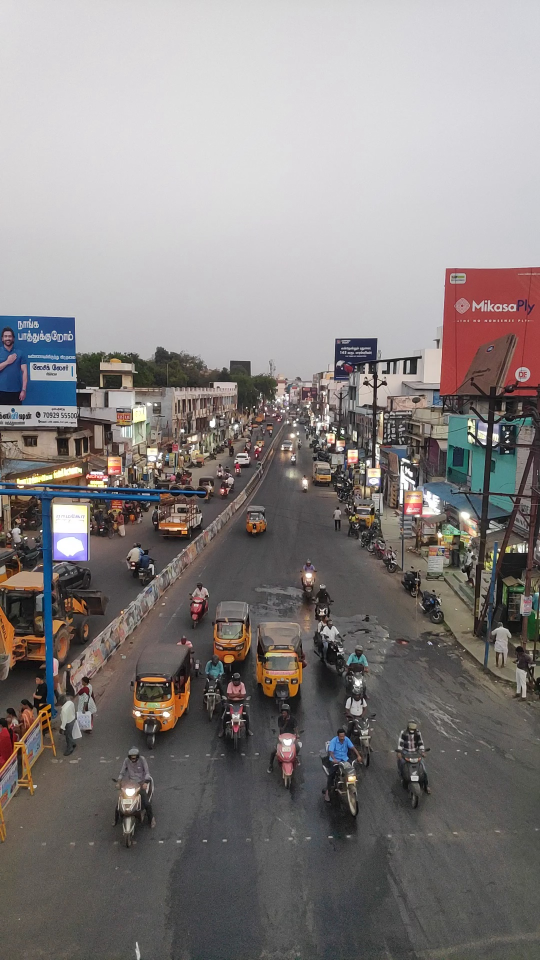
#> input picture Images/01/0.jpg, 1080 x 1920 px, given in place of 01.mp4, which was not available (shown at 1/2 size)
$ python main.py
#> lines starting #> are read from the running program, lines starting #| are printed output that depends on the picture; after the words box and inside, x2 and y2 are one past the last pixel; in counts of white or black regions, pixels touching at a corner belong together; pictures that were not available may be replaced by others from this repository, and a replacement may not be noted
import cv2 as cv
import numpy as np
import matplotlib.pyplot as plt
import os
from datetime import datetime

def contours_detector(img):
    gray = cv.cvtColor(img, cv.COLOR_BGR2GRAY)
    blank = np.zeros(img.shape[:2], dtype='uint8')
    blurred_image = cv.GaussianBlur(gray, (5, 5), 0)

    edges = cv.Canny(blurred_image, 50, 150)

    contours, hierarchy = cv.findContours(edges, cv.RETR_LIST, cv.CHAIN_APPROX_SIMPLE)
    count = len(contours)
    area = [cv.contourArea(contour) for contour in contours]

    vehicle_contours = [cnt for cnt in contours if 600 < cv.contourArea(cnt) < 1400]
    vehicle_count = len(vehicle_contours)

    cv.drawContours(blank, contours, -1, (255), thickness=2)
    blank = cv.dilate(blank, (3,3), iterations=1)

    return blank, vehicle_count, count

def crop_image(image, top, left, right):
  polygon = np.array([[0, image.shape[0]], [left[0], left[1]], [top[0], top[1]], [right[0], right[1]], [image.shape[1],image.shape[0]]],  np.int32)
  polygon = polygon.reshape((-1, 1, 2))

  mask = np.zeros(image.shape[:2], dtype=np.uint8)
  cv.fillPoly(mask, [polygon], 255)

  masked_image = cv.bitwise_and(image, image, mask=mask)

  x, y, w, h = cv.boundingRect(polygon)
  cropped_image = masked_image[y:y+h, x:x+w]

  return cropped_image

video_path = 'Videos\\01.mp4'
cap = cv.VideoCapture(video_path)

if not cap.isOpened():
    print("Error: Could not open video.")
    exit()

fps = cap.get(cv.CAP_PROP_FPS)
frame_interval = int(fps * 0.1)

vehicle_counts = []
timestamps = []

frame_count = 0
while cap.isOpened():
    ret, frame = cap.read()
#> frame is the input picture: shape (1920, 1080, 3); mean B, G, R 129.7, 130.5, 135.5
    if not ret:
        break

    if frame_count % frame_interval == 0:
      current_time = datetime.now().strftime('%H:%M:%S')
      timestamps.append(current_time)

      top = (538, 891)
      right = (1079, 1491)
      left = (0, 1727)
    #   frame = cv.line(frame, (top[0], top[1]), (left[0], left[1]), (0, 255, 0), 10)
    #   frame = cv.line(frame, (top[0], top[1]), (right[0], right[1]), (0, 255, 0), 10)

      cropped_image = crop_image(frame, top, left, right)
#> in crop_image, `cv.fillPoly(mask, [polygon], 255)`:
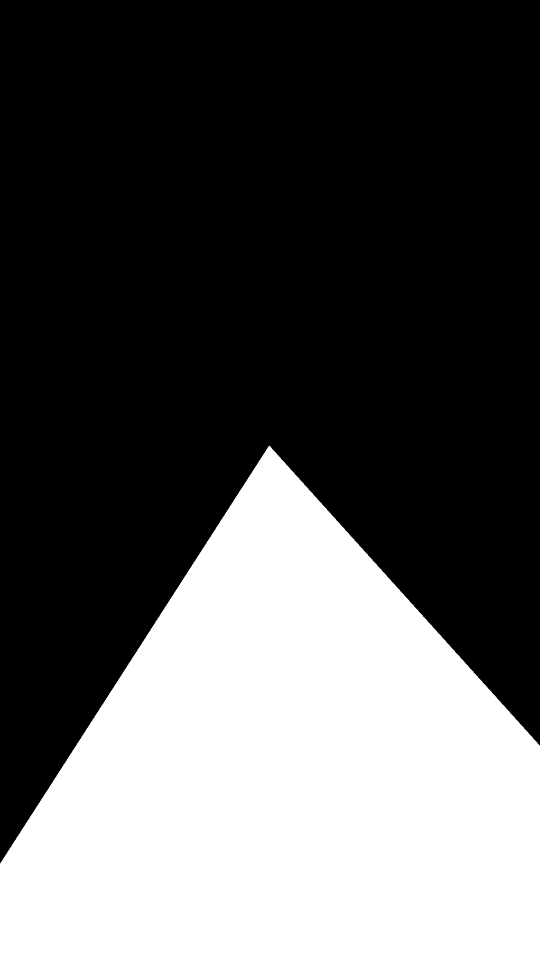
#> mask: shape (1920, 1080) (shown at 1/2 size); 34.9% white; 1 white region, box (x1, y1, x2, y2) and area: (0, 891, 1080, 1920) 723597
#> in crop_image, `masked_image = cv.bitwise_and(image, image, mask=mask)`:
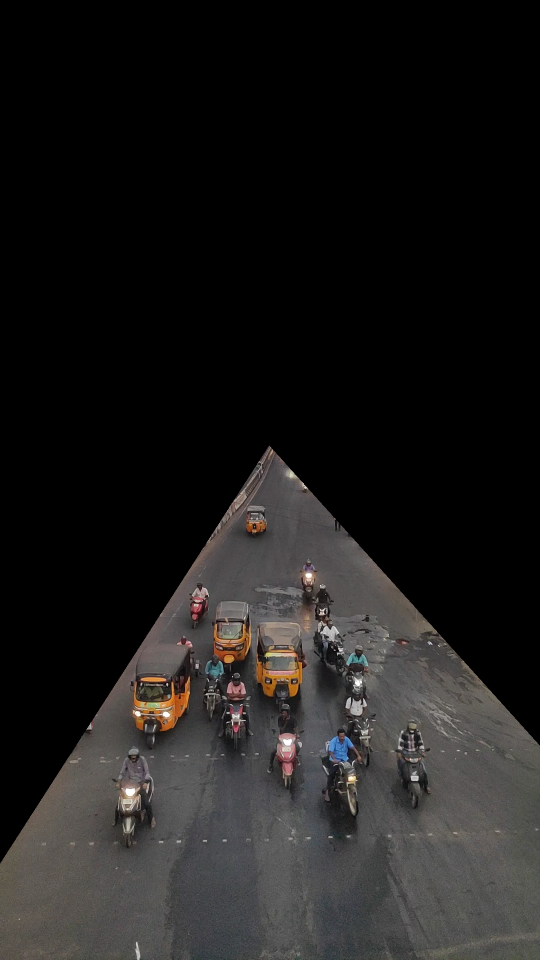
#> masked_image: shape (1920, 1080, 3) (shown at 1/2 size); mean B, G, R 27.4, 28.2, 29.4
      blank, vehicle_count, count = contours_detector(cropped_image)
#> in contours_detector, `gray = cv.cvtColor(img, cv.COLOR_BGR2GRAY)`:
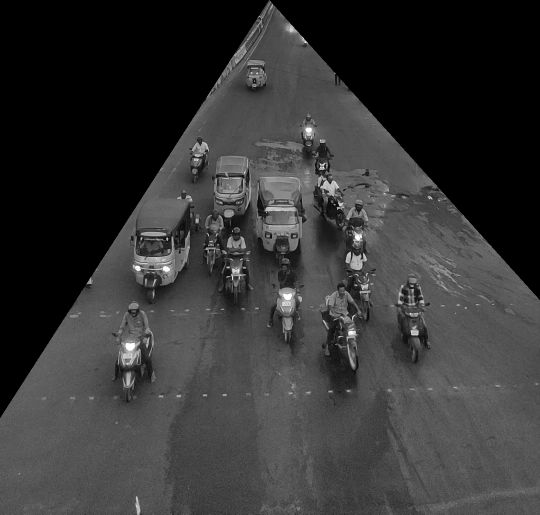
#> gray: shape (1029, 1080) (shown at 1/2 size); min 0, max 255, mean 53.1
#> in contours_detector, `edges = cv.Canny(blurred_image, 50, 150)`:
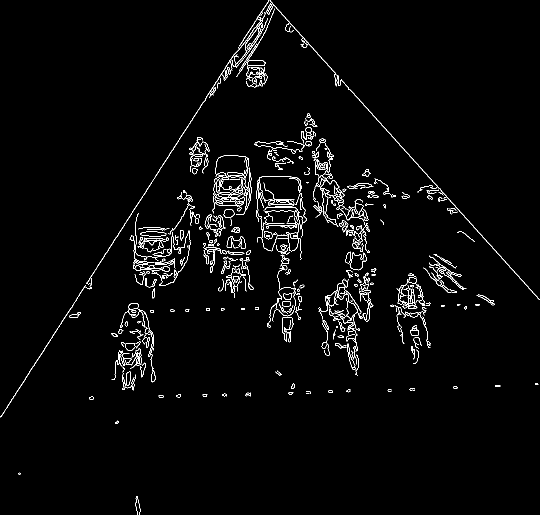
#> edges: shape (1029, 1080) (shown at 1/2 size); 2.3% white in thin lines or dots
#> in contours_detector, `contours, hierarchy = cv.findContours(edges, cv.RETR_LIST, cv.CHAIN_AP..`: contours = 584 contours, 372 with area under 20; largest, box (x1, y1, x2, y2) and area: (626, 350, 692, 454) 747, (700, 505, 734, 541) 720, (700, 505, 734, 541) 693, (172, 0, 542, 570) 559, (641, 376, 673, 450) 462
#> in contours_detector, `count = len(contours)`: count = 584
#> in contours_detector, `area = [cv.contourArea(contour) for contour in contours]`: area = 584 values, max 747 at index 489, min 0 at index 27, mean 38.06
#> in contours_detector, `vehicle_contours = [cnt for cnt in contours if 600 < cv.contourArea(cn..`: vehicle_contours = 3 contours; box (x1, y1, x2, y2) and area: (626, 350, 692, 454) 747, (700, 505, 734, 541) 720, (700, 505, 734, 541) 693
#> in contours_detector, `vehicle_count = len(vehicle_contours)`: vehicle_count = 3
#> in contours_detector, `cv.drawContours(blank, contours, -1, (255), thickness=2)`: blank: shape (1029, 1080); 7% white; 90 white regions, largest, box (x1, y1, x2, y2) and area: (0, 0, 1080, 836) 13791, (511, 351, 615, 686) 9789, (623, 276, 741, 542) 7751
#> in contours_detector, `blank = cv.dilate(blank, (3,3), iterations=1)`:
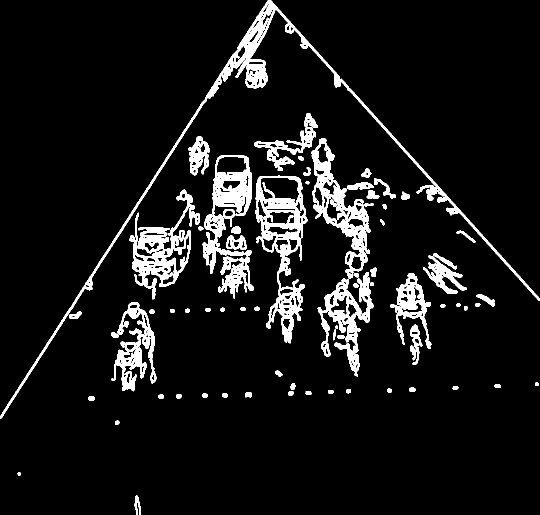
#> blank: shape (1029, 1080) (shown at 1/2 size); 7.9% white; 78 white regions, largest, box (x1, y1, x2, y2) and area: (0, 0, 1080, 837) 15527, (511, 351, 615, 687) 11078, (623, 276, 741, 557) 8794
#> vehicle_count = 3; count = 584
      blank = cv.resize(blank, (500, 700))
#> blank: shape (700, 500)
      frame = cv.resize(frame, (500, 700))
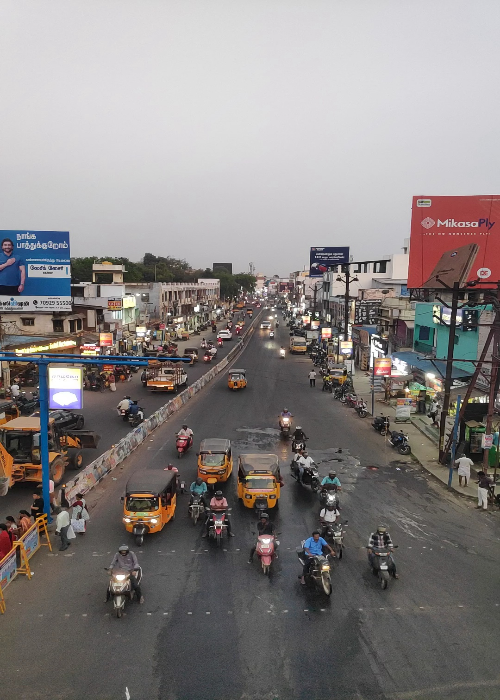
#> frame: shape (700, 500, 3); mean B, G, R 129.6, 130.4, 135.4
    #   cv.putText(blank, f'Vehicle:{vehicle_count}', (10,50), cv.FONT_HERSHEY_SIMPLEX, 0.5, (255, 0, 0), 2)
      cv.putText(blank, f'Vehicle density: {int((count-400)/20)}', (10,50), cv.FONT_HERSHEY_SIMPLEX, 0.5, (255, 0, 0), 2)
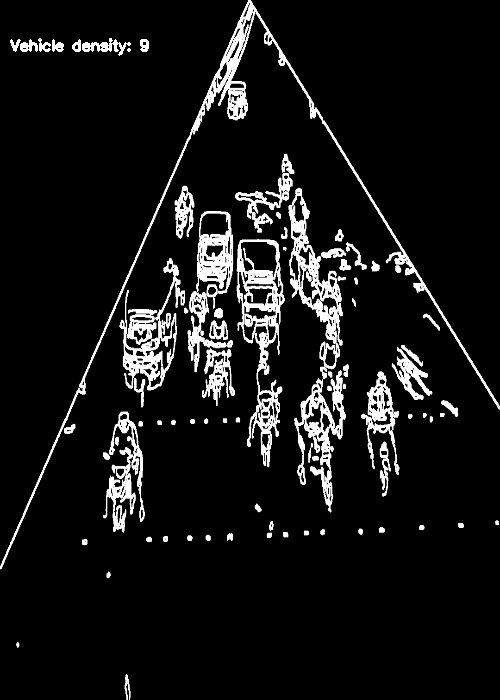
#> blank: shape (700, 500); min 0, max 255, mean 20.8
      vehicle_counts.append(vehicle_count)

      # Display the frame with edges
      cv.imshow("main", frame)
      cv.imshow("processed", blank)

    frame_count += 1

    # Break the loop on 'q' key press
    if cv.waitKey(1) & 0xFF == ord('q'):
#> (key q is pressed here)
        break

# Release the video capture object and close all OpenCV windows
cap.release()
cv.destroyAllWindows()

plt.figure(figsize=(10, 5))
plt.plot(timestamps[::10], vehicle_counts[::10], marker='o')
plt.xlabel('Time')
plt.ylabel('Vehicle Count')
plt.title('Vehicle Count Over Time')
plt.show()

$ run again, on Images/01/1.jpg
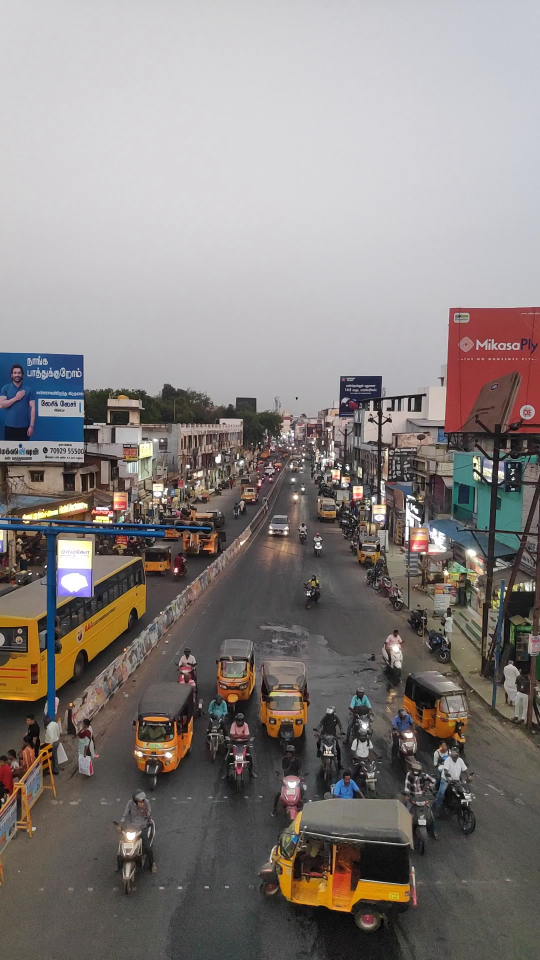
#> input picture Images/01/1.jpg, 1080 x 1920 px, given in place of 01.mp4, which was not available (shown at 1/2 size)
#> frame is the input picture: shape (1920, 1080, 3); mean B, G, R 128.2, 130.5, 136.5
#> mask: shape (1920, 1080); 34.9% white; 1 white region, box (x1, y1, x2, y2) and area: (0, 891, 1080, 1920) 723597
#> in contours_detector, `edges = cv.Canny(blurred_image, 50, 150)`:
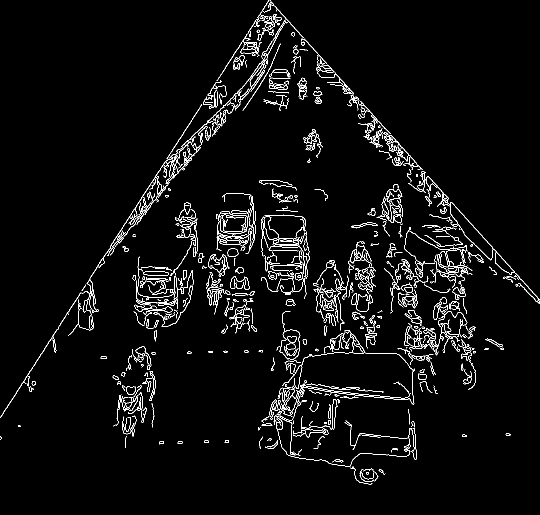
#> edges: shape (1029, 1080) (shown at 1/2 size); 3.5% white in thin lines or dots
#> contours = 920 contours, 660 with area under 20; largest, box (x1, y1, x2, y2) and area: (817, 342, 1080, 608) 852, (474, 39, 576, 200) 420, (286, 542, 338, 552) 378, (286, 542, 338, 552) 374, (432, 421, 498, 471) 322
#> in contours_detector, `count = len(contours)`: count = 920
#> area = 920 values, max 852 at index 713, min 0 at index 28, mean 27.49
#> vehicle_contours = 1 contour; box (x1, y1, x2, y2) and area: (817, 342, 1080, 608) 852
#> in contours_detector, `vehicle_count = len(vehicle_contours)`: vehicle_count = 1
#> `blank, vehicle_count, count = contours_detector(cropped_image)`: count = 920
#> frame: shape (700, 500, 3)
#> `cv.putText(blank, f'Vehicle density: {int((count-400)/20)}', (10,50), ..`:
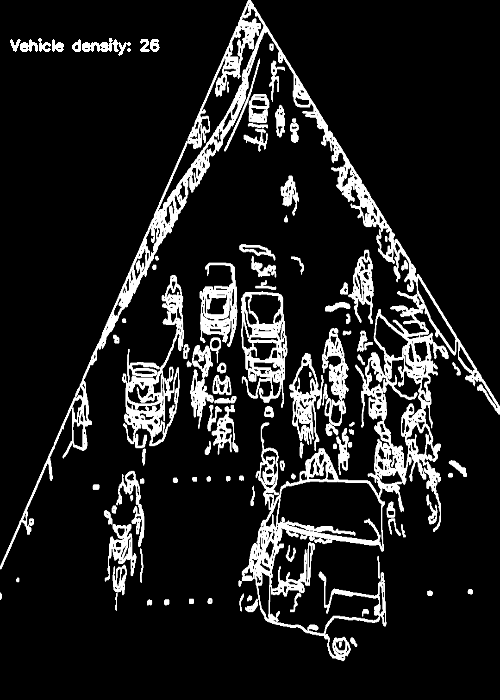
#> blank: shape (700, 500); min 0, max 255, mean 31.6

$ run again, on Images/01/10.jpg
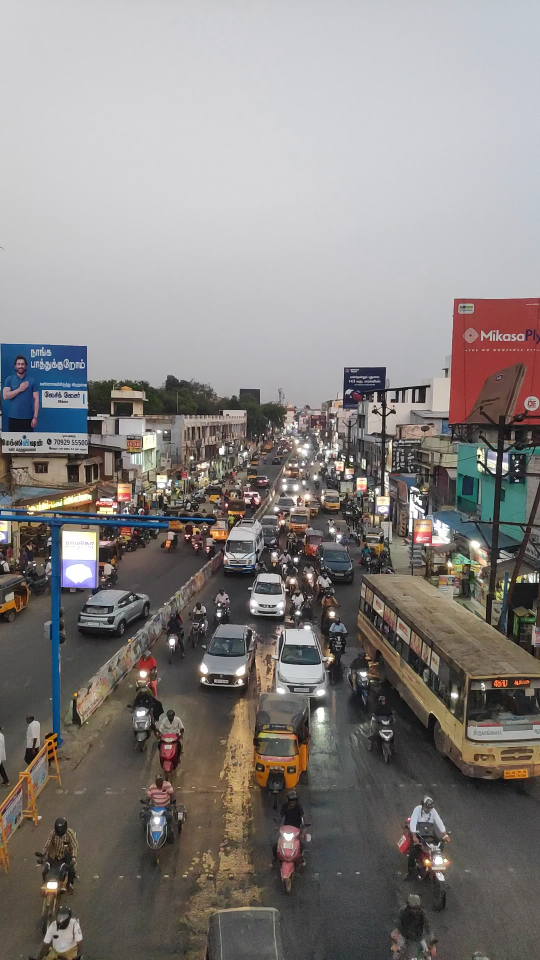
#> input picture Images/01/10.jpg, 1080 x 1920 px, given in place of 01.mp4, which was not available (shown at 1/2 size)
#> frame is the input picture: shape (1920, 1080, 3); mean B, G, R 129.1, 131.3, 135.7
#> mask: shape (1920, 1080); 34.9% white; 1 white region, box (x1, y1, x2, y2) and area: (0, 891, 1080, 1920) 723597
#> in contours_detector, `edges = cv.Canny(blurred_image, 50, 150)`:
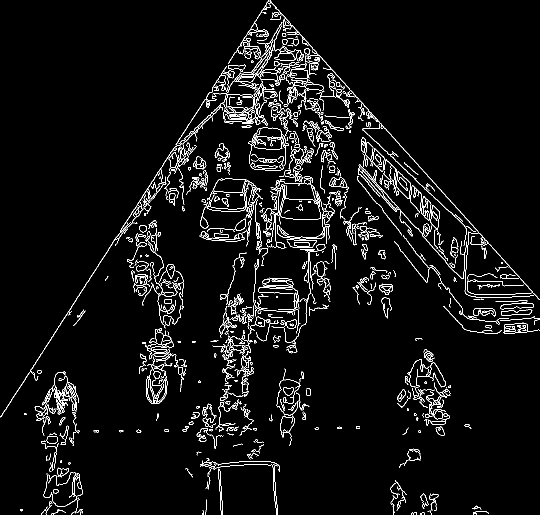
#> edges: shape (1029, 1080) (shown at 1/2 size); 4.3% white in thin lines or dots
#> contours = 1123 contours, 741 with area under 20; largest, box (x1, y1, x2, y2) and area: (240, 132, 508, 464) 2124, (451, 189, 507, 227) 1704, (508, 272, 565, 299) 1222, (509, 272, 564, 299) 1218, (793, 343, 822, 398) 912
#> in contours_detector, `count = len(contours)`: count = 1123
#> area = 1123 values, max 2124.5 at index 1048, min 0 at index 20, mean 47.64
#> vehicle_contours = 11 contours; largest, box (x1, y1, x2, y2) and area: (508, 272, 565, 299) 1222, (509, 272, 564, 299) 1218, (793, 343, 822, 398) 912, (793, 343, 822, 398) 868, (1007, 644, 1057, 668) 832
#> in contours_detector, `vehicle_count = len(vehicle_contours)`: vehicle_count = 11
#> `blank, vehicle_count, count = contours_detector(cropped_image)`: count = 1123
#> frame: shape (700, 500, 3)
#> `cv.putText(blank, f'Vehicle density: {int((count-400)/20)}', (10,50), ..`:
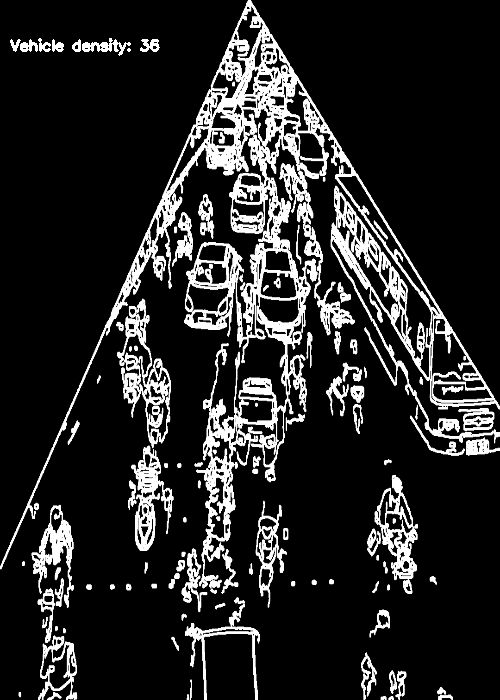
#> blank: shape (700, 500); min 0, max 255, mean 38.3

$ run again, on Images/01/11.jpg
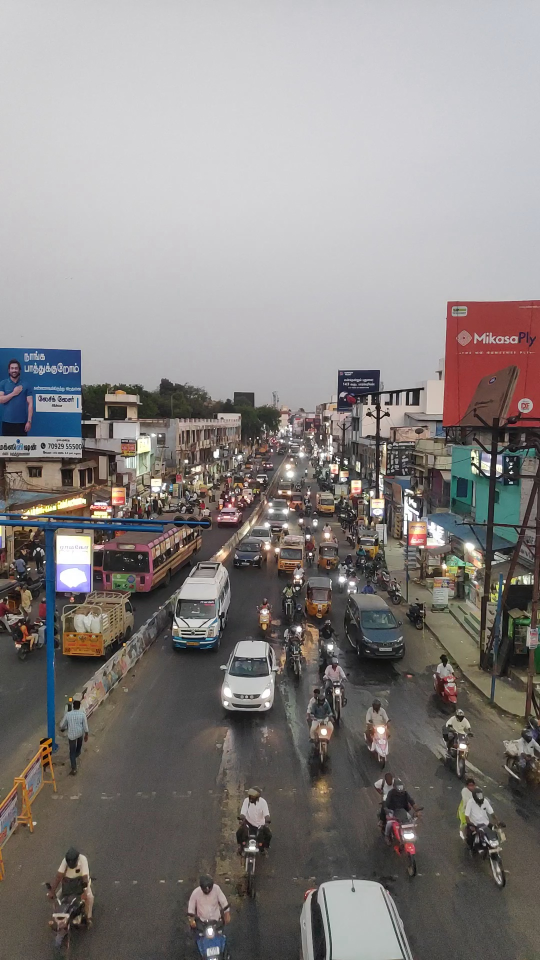
#> input picture Images/01/11.jpg, 1080 x 1920 px, given in place of 01.mp4, which was not available (shown at 1/2 size)
#> frame is the input picture: shape (1920, 1080, 3); mean B, G, R 130.6, 132, 136.4
#> mask: shape (1920, 1080); 34.9% white; 1 white region, box (x1, y1, x2, y2) and area: (0, 891, 1080, 1920) 723597
#> edges: shape (1029, 1080); 3.5% white in thin lines or dots
#> contours = 986 contours, 643 with area under 20; largest, box (x1, y1, x2, y2) and area: (457, 395, 539, 465) 2916, (457, 421, 539, 465) 2904, (791, 291, 983, 506) 2541, (844, 344, 983, 506) 2128, (0, 234, 441, 836) 1729
#> in contours_detector, `count = len(contours)`: count = 986
#> area = 986 values, max 2916.5 at index 528, min 0 at index 4, mean 46.44
#> vehicle_contours = 3 contours; box (x1, y1, x2, y2) and area: (381, 234, 441, 266) 1268, (440, 390, 569, 532) 694, (535, 400, 558, 453) 604
#> in contours_detector, `vehicle_count = len(vehicle_contours)`: vehicle_count = 3
#> `blank, vehicle_count, count = contours_detector(cropped_image)`: count = 986
#> frame: shape (700, 500, 3)
#> `cv.putText(blank, f'Vehicle density: {int((count-400)/20)}', (10,50), ..`:
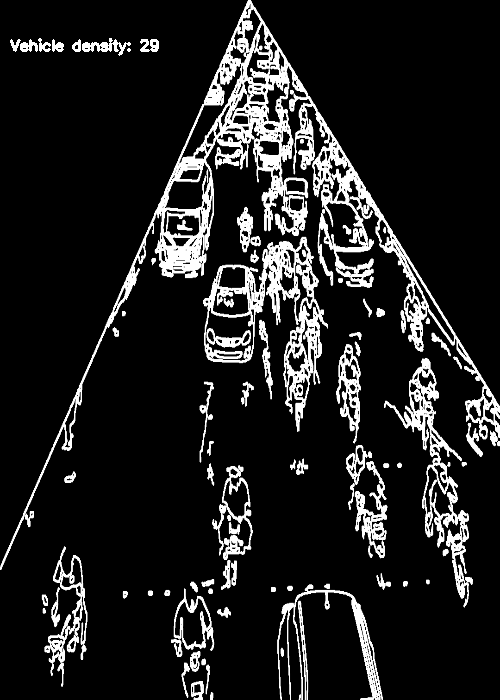
#> blank: shape (700, 500); min 0, max 255, mean 31.4
